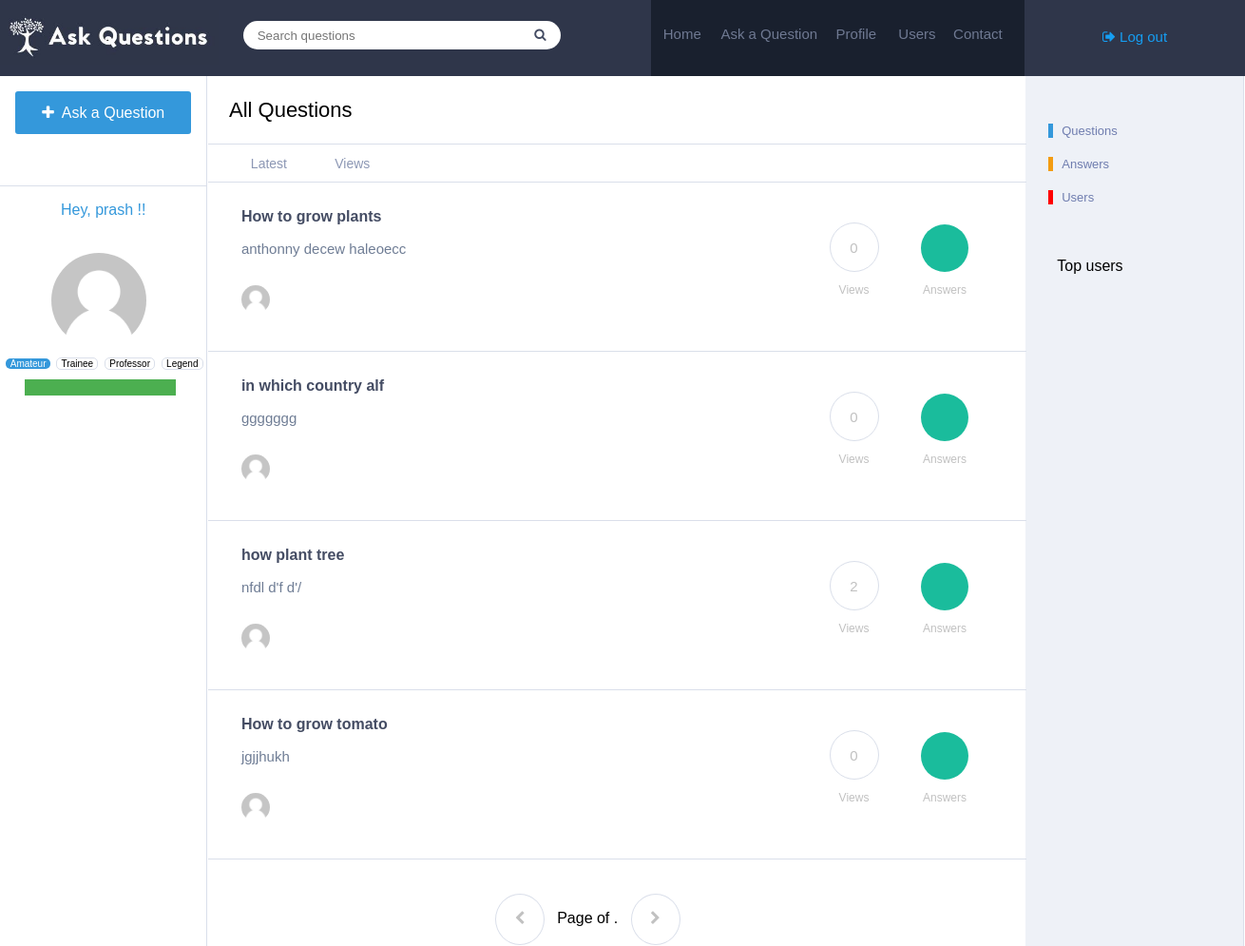
The app's page / (signed in) with its own data.
### farmer/models.py (models this page shows, shortened)
class Question(models.Model):
    user = models.ForeignKey(User,on_delete=models.CASCADE)
    question = models.CharField(max_length=20)
    description = models.TextField(max_length=100)
    views = models.IntegerField(default=0)
    answer = models.IntegerField(default=0)
    date  = models.DateField(auto_now_add=True,auto_now=False)

### farmer/views.py (the view)
# urls.py: path('',views.home,name="Home"),
def home(request):
    all_questions = Question.objects.all()
    return render(request,'farmer/home.html',{'questions':all_questions})

### farmer/templates/farmer/home.html (shortened to what this page needs)
{% extends 'farmer/base.html' %}
{% load static %}
{% block content %}
<td style="width:100%; float: left;">
    <div class="heading">
        <div class="tab">
            <p>All Questions</p>
        </div>
    </div>
<div class="welcome">
    <div class="tab">
        <a href="{% url "Home" %}" style="color: #8c97b4;"><p class="{{ home }}"" style="display:inline-block;">Latest</p></a>
        <a href="{% url "Home" %}" style="color: #8c97b4;"><p class="{{ home_views }}"" style="display: inline-block;">Views</p></a>
    </div>
</div>
{% for question in questions %}
<div class="question">
    <div class="left">
        <h6 style="font-size: 16px;" class="ques"><strong><a href='{% url "Home"  %}' style="text-decoration: none;color:#444c63;">{{ question.question | linebreaks | truncatechars:50 }}</a></strong></h6>
        <h6 style="font-size: 15px; font-weight: normal; color: #6f7d95;" class="des">{{ question.description | truncatechars:50 }}</h6>
        {% if question.user.image %}
        <img src='{{ question.user.image.url }}' id="image"/>
        {% else %}
        <img src='{% static "farmer/image/default_user.png" %}' id="image"/>
        {% endif %}
        <h6 style="font-size: 14px; font-weight: normal; color: #6f7d95;" class="des1"><a href="{% url "Home"  %}" style="text-decoration: none;color: #6f7d95;">{{ obj.user }}</a> &nbsp &nbsp {{ obj.timestamp }}</h6>
    </div>
    <div class="right">
        <div class="circle" style="display: inline-block;"><h6>{{ question.views }}</h6><p>Views</p></div>
        {% if obj.answered == 0 %}
        <div class="circle" style="display: inline-block;"><h6>{{ question.answer }}</h6><p>Answers</p></div>
        {% else %}
        <div class="circle" style="display: inline-block;"><h6 style="background-color: #1abc9c;color: white; border:none;">{{ obj.answers }}</h6><p>Answers</p></div>
        {% endif %}
    </div>
</div>
{% endfor %}
<br/><br/>
<div class="page" style="width: 79%;">
    {% if object_list.has_previous %}
    <a href="?page={{ object_list.previous_page_number }} & q={{ request.GET.q }}"><i class="fa fa-chevron-left" aria-hidden="true" style="background-color: #1abc9c;color: white; border:none;"></i></a>
    {% else %}
    <a><i class="fa fa-chevron-left" aria-hidden="true"></i></a>
    {% endif %}
    <span class="current">
    &nbsp Page {{ object_list.number }} of {{ object_list.paginator.num_pages }}. &nbsp
    </span>
    {% if object_list.has_next %}
    <a href="?page={{ object_list.next_page_number }} & q={{ request.GET.q }}" ><i class="fa fa-chevron-right " aria-hidden="true" style="background-color: #1abc9c;color: white; border:none;"></i></a>
    {% else %}
    <a><i class="fa fa-chevron-right " aria-hidden="true"></i></a>
    {% endif %}
</div>
</td>
{% endblock content %}

### farmer/templates/farmer/base.html (shortened to what this page needs)
{% load static %}
<html>
<head>
<link rel='stylesheet' href='{% static "farmer/css/index.css" %}'>
<link rel="stylesheet" href="https://cdnjs.cloudflare.com/ajax/libs/font-awesome/4.7.0/css/font-awesome.min.css">
</head>
<body>
	<div class="navbar">
		<div class="logo">
			<img src='{% static "farmer/image/Logo.jpg" %}' style="width: 230px; margin-top: 10px;" />
		</div>
		<div class="search">
			<div style="margin-top: 22px; margin-left: 22.5%;">
			<form method='GET' action=''>
			<input type='text' name='q' placeholder='Search questions' value='{{request.GET.q }}' id="search1"/>
			<button type='submit' id="search2"><i class="fa fa-search" aria-hidden="true"></i></button>
			</form>
			</div>
		</div>
		<div class="navlinks">
			<h6><a href="{% url "Home" %}">Home</a></h6> <h6 style="width: 30%;"><a href="{% url "Home" %}">Ask a Question</a></h6> <h6><a href="{% url "Home" %}">Profile</a></h6> <h6><a href="{% url "Home" %}">Users</a></h6> <h6><a>Contact</a></h6>
		</div>
		<div class="login" style="font-size: 15px;">
			{% if request.user.is_authenticated %}
			<p><a href="{% url "Home" %}"><i class="fa fa-sign-out" aria-hidden="true"></i> Log out</a></p>
			{% else %}
			<p><a href="{% url "login" %}"><i class="fa fa-sign-in" aria-hidden="true"></i> Log in / Register</a></p>
			{%endif %}
		</div>
	</div>
	<div class="main">
		<div class="links">
			<div id="ask-cont">
			<a href="{% url "Home" %}" style="text-decoration: none;"><p class="ask"><i class="fa fa-plus" aria-hidden="true"></i>&nbsp Ask a Question</p></a>
			</div>
			{% if request.user.is_authenticated %}
			<p style="color: #3498db;text-align: center;">Hey, {{ request.user }} !!</p>
			{% if profile.image %}
			<img src='{{ profile.image.url }}' id="image1"/>
			{% else %}
			<img src='{% static "farmer/image/default_user.png" %}' id="image1"/>
			{% endif %}
			<div class="rank">
			<p style="background-color: #3498db; border:none;color: white">Amateur</p>
			<p >Trainee</p>
			<p >Professor</p>
			<p >Legend</p>
			<div id="myProgress">
			  <div id="myBar" style="width: {{ percent }}%"></div>
			</div>
			</div>
			{% endif %}
		</div>
		<div class="content">
			<table style="width: 100%;border-spacing: 0px;min-height: 100%;">
				<tr>
			{% block content %}
      {% endblock content %}
			<td class="stats" style="padding-top: 30px;vertical-align: top;">
				<div class="bor" style="border-left-color: #3498db">
					<p class="stat_q">Questions</p>
				</div>
				<div class="bor" style="border-left-color: #f39c12;">
					<p class="stat_q">Answers</p>
				</div>
				<div class="bor" style="border-left-color: red;">
					<p class="stat_q">Users</p>
				</div>
				<div class="bor" style="border:none; padding-top: 40px;">
					<p>Top users</p>
				</div>
			</td>
		</tr>
		</table>
		</div>
	</div>
</body>
</html>

### farmer/static/farmer/css/index.css (style rules this page uses)
body { min-width: 1300px; margin: 0px; font-family: sans-serif; }
.navbar { width: 100%; background-color: #2f364a; height:80px; }
.logo { float: left; width:10%; height:100%; }
.search { float: left; height: 100%; width: 42.3%; }
#search1 { float: left; border:none; border-top-left-radius: 50px; border-bottom-left-radius: 50px; height:30px; width:70%; margin-right: 0px; padding-left: 15px; }
#search2 { margin-left: 0px; border:none; border-top-right-radius: 50px; border-bottom-right-radius: 50px; height:30px; margin-right: 0px; background-color: white; padding-right: 15px; color:#444c63; }
.navlinks { float: left; width:30%; background-color: #19202e; height:100%; }
.navlinks h6 { margin-top:27px; float: left; width:16%; text-align: center; margin-left: 0.3%; }
.navlinks h6 a { text-decoration: none; color: #6f7992; font-weight: normal; font-size:15px; }
.login { float: left; height: 100%; width: 17.7%; text-align: center; }
.login p { margin-top: 30px; }
.login a { text-decoration: none; color: #169ef2; }
.main { width: 100%; }
.links { float: left; top:80px; height: 100%; width:16.6%; }
.ask { margin-left: 7.5%; width:85%; height: 31px; border-style: none; border-radius: 3px; background-color: #3498db; color: white; padding-top: 14px; text-align: center; }
#ask-cont { border-bottom-style: solid; border-bottom-color: #dadfea; border-bottom-width: 1px; height:99px; }
.content { float: left; width: 83.2%; border-right-style: solid; border-right-color: #dadfea; border-right-width: 1px; border-left-style: solid; border-left-color: #dadfea; border-left-width: 1px; height: auto; }
.heading { padding-left: 2.5%; font-size: 22px; border-bottom-style: solid; border-bottom-color: #dadfea; border-bottom-width: 1px; margin-bottom: -1px; }
.welcome { padding-left: 2.5%; font-size: 14px; border-bottom-style: solid; border-bottom-color: #dadfea; border-bottom-width: 1px; }
.stats { background-color: #eef1f7; width:21%; }
.welcome p { width: 10%; text-align: center; margin-bottom: 0px; padding-bottom: 11px; cursor: pointer; margin-top: 0px; padding-top: 13px; }
.question { border-bottom-style: solid; border-bottom-color: #dadfea; border-bottom-width: 1px; padding-left: 4%; padding-top: 7px; height: 150px; padding-bottom: 20px; }
.ques { margin-top: 20px; margin-bottom: 0px; }
.des { margin-top: 0px; margin-bottom: 30px; }
.des1 { margin-top: 37px; margin-left: 8%; }
#image { width: 30px; height: 30px; border-radius: 50%; margin-bottom: 27px; float: left; }
#image1 { width: 100px; height: 100px; border-radius: 50%; margin-top: 20px; margin-left: 25%; }
.rank { margin-left: 2%; }
.rank p { margin-left: 1%; padding-left: 2%; padding-right: 2%; display: inline-block; font-size: 10px; border-style: solid; border-color: #dadfea; border-width: 1px; border-radius: 5px; }
#myProgress { margin-left: 10%; width: 75%; background-color: #ddd; }
#myBar { height: 17px; background-color: #4CAF50; text-align: center; line-height: 30px; color: white; }
.left { width: 70%; float: left; }
.right { width:30%; float: right; }
.circle h6 { border-style: solid; border-width: 1px; border-color: #dadfea; border-radius: 50%; width:50px; height: 33px; text-align: center; padding-top:17px; font-size: 15px; font-weight: normal; color:#c1c1c1; margin-bottom: 0px; margin-left: 40px; }
.circle p { color:#c1c1c1; font-size: 12px; text-align: center; margin-left: 40px; }
.page { width: 100%; float: left; margin-left: 35%; }
.page i { border-style: solid; border-width: 1px; border-color: #dadfea; border-radius: 50%; width:50px; height: 35px; text-align: center; padding-top:17px; font-size: 15px; font-weight: normal; color:#c1c1c1; }
.stat_q { font-size: 13px; margin-bottom: 0px; margin-top: 20px; color: #6f7daf; }
.bor { border-left-style: solid; border-left-width: 5px; padding-left: 4%; margin-left: 10%; }

### records on screen
Question: question "How to grow plants", description "anthonny decew haleoecc", views "0"
Question: question "in which country alf", description "ggggggg", views "0"
Question: question "how plant tree", description "nfdl d'f d'/", views "2"
Question: question "How to grow tomato", description "jgjjhukh", views "0"

### other values on screen
{{ request.user }} "prash"
